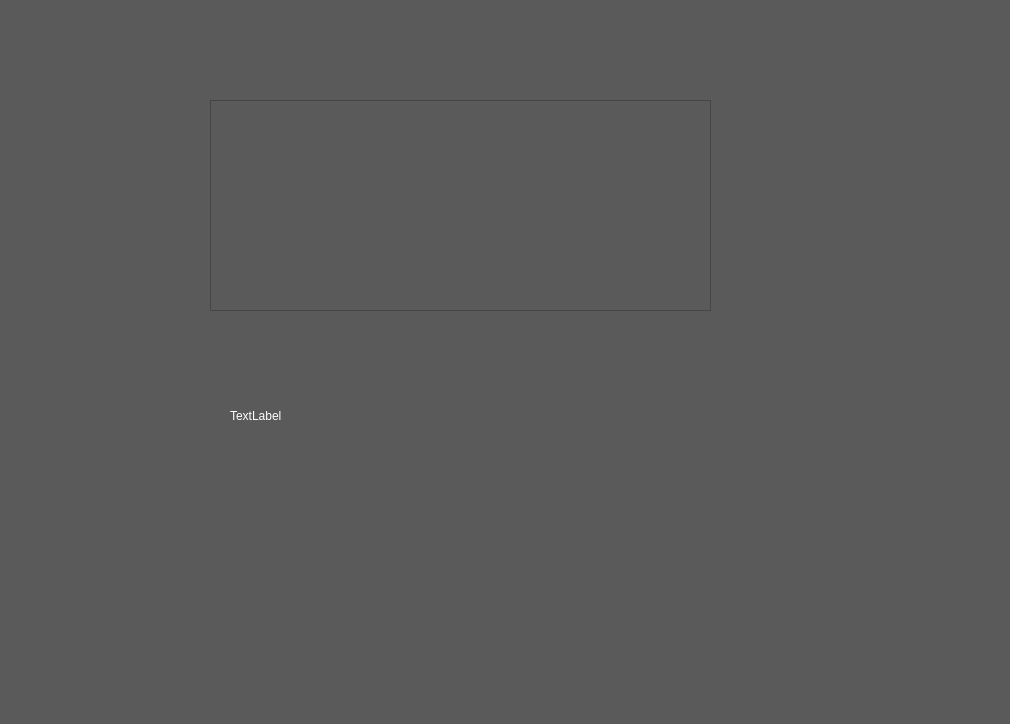
<?xml version="1.0" encoding="UTF-8"?>
<ui version="4.0">
 <class>reff</class>
 <widget class="QDialog" name="reff">
  <property name="geometry">
   <rect>
    <x>0</x>
    <y>0</y>
    <width>1010</width>
    <height>724</height>
   </rect>
  </property>
  <property name="windowTitle">
   <string>Dialog</string>
  </property>
  <property name="styleSheet">
   <string notr="true">background-color: rgb(91, 90, 90);</string>
  </property>
  <widget class="QLabel" name="label">
   <property name="geometry">
    <rect>
     <x>230</x>
     <y>370</y>
     <width>191</width>
     <height>91</height>
    </rect>
   </property>
   <property name="styleSheet">
    <string notr="true">color: rgb(255, 255, 255);</string>
   </property>
   <property name="text">
    <string>TextLabel</string>
   </property>
  </widget>
  <widget class="QTableView" name="Tab_Aff">
   <property name="geometry">
    <rect>
     <x>210</x>
     <y>100</y>
     <width>501</width>
     <height>211</height>
    </rect>
   </property>
  </widget>
 </widget>
 <resources/>
 <connections/>
</ui>
